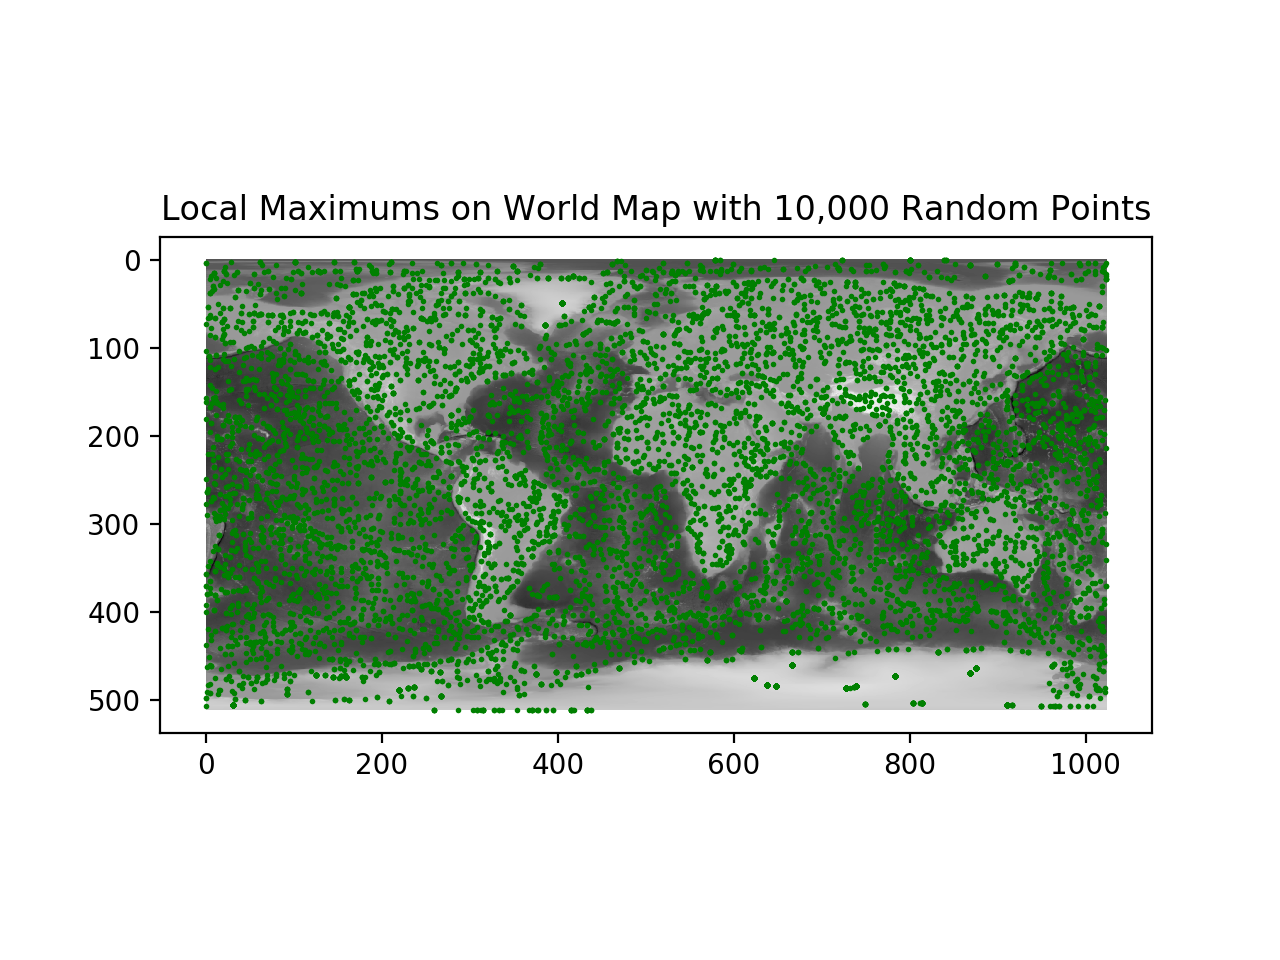

Python code for this plot:
import numpy as np
import random as ran
import matplotlib.pyplot as plt

# Returns True if (x, y) is within bounds
def inBounds(x, y):
    if x > 511 or x < 0 or y > 1023 or y < 0:
        return False
    return True

# Returns True if (x, y) is a local max
def localMax(x, y):
    for i in values:
        if alts[x, y] < values[i]:
            return False
    return True

# Return a dict. of (x, y) containing surrounding points
def adjacentCoors(x, y):
    s = {
        0: (x, y + 1),
        1: (x, y - 1),
        2: (x + 1, y),
        3: (x - 1, y),
        4: (x + 1, y + 1),
        5: (x + 1, y - 1),
        6: (x - 1, y + 1),
        7: (x - 1, y - 1)
    }
    rmKeys = []
    for key in s:
        xx, yy = s[key]
        if not inBounds(xx, yy):
            rmKeys.append(key)
    for key in rmKeys:
        if key in s:
            del s[key]
    return s

# Returns a dict. of floats containing surrounding alt. values
def adjacentValues(x, y):
    s = adjacentCoors(x, y)
    for key in s:
        s[key] = alts[s[key]]

    return s

# Returns (x, y) of the step to take
# (A greedy algorithm to find the next step to take)
def maxStep(x, y):
    step = max(values, key=values.get)
    return adjacentCoors(x, y)[step]

alts = np.loadtxt('altitude.txt')
width, height = len(alts[0]), len(alts)
X, Y = [], []
N = 10 ** 4
for i in range(N):
    x, y = ran.randint(0, height-1), ran.randint(0, width-1)
    values = adjacentValues(x, y)

    while not localMax(x, y):
        x, y = maxStep(x, y)
        values = adjacentValues(x, y)

    X.append(x)
    Y.append(y)

plt.gray()
plt.imshow(alts)
plt.scatter(Y, X, c='g', s=1)
plt.title('Local Maximums on World Map with 10,000 Random Points')
plt.show()
